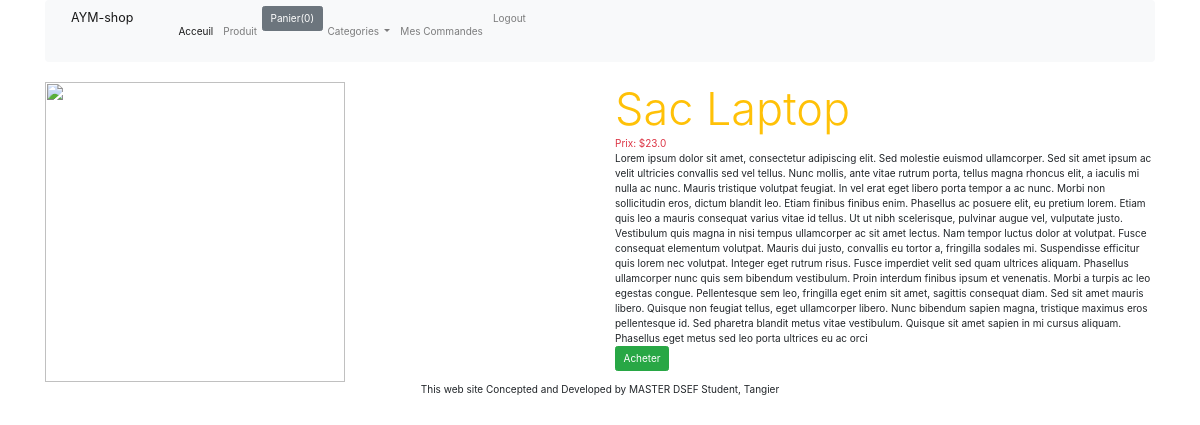
Screenshot of /1 (signed in) with the database file from the repository.
### shop/models.py (models this page shows, shortened)
class Product(models.Model):
    title = models.CharField(max_length=200)
    price = models.FloatField()
    description = models.TextField()
    category = models.ForeignKey(Category, related_name='category', on_delete=models.CASCADE)
    image = models.CharField(max_length=5000)
    date_added = models.DateTimeField(auto_now=True)
    class Meta:
        ordering = ['-date_added']

### shop/views.py (the view)
# urls.py: path('<int:myid>', detail, name="detail"),
def detail(request, myid):
    product_object = Product.objects.get(id=myid)
    return render(request, 'shop/detail.html', {'product': product_object})

### shop/context_processors.py (called while the page is built)
def categories_processor(request):
    categories = Category.objects.all()
    return {'categories': categories}

### shop/templates/shop/detail.html
{% extends 'shop/base.html' %}
{% block content %}
    <div class="row">
        <div class="col-md-6">
            <div>
                <img src="{{ product.image }}" width="300px" height="300px" alt="">
            </div>
        </div>
        <div class="col-md-6">
            <div class="text-warning display-3">
                {{ product.title }}
            </div>
            <div class="text-danger ">
                Prix: ${{ product.price }}
            </div>
            <div>
                {{ product.description }}
            </div>
            <a href="#"><button class="btn btn-success">Acheter</button></a>
        </div>
    </div>
{% endblock %}

### rows the page displays
Product: title "Sac Laptop", price "23.0", description "Lorem ipsum dolor sit amet, consectetur adipiscing elit. Sed molestie euismod ullamcorper. Sed sit amet ipsum ac velit ultricies convallis sed vel tellus. Nunc mollis, ante vitae rutrum porta, tellus magna rhoncus elit, a iaculis mi nulla ac nunc. Mauris tristique volutpat feugiat. In vel erat eget libero porta tempor a ac nunc. Morbi non sollicitudin eros, dictum blandit leo. Etiam finibus finibus enim. Phasellus ac posuere elit, eu pretium lorem. Etiam quis leo a mauris consequat varius vitae id tellus. Ut ut nibh scelerisque, pulvinar augue vel, vulputate justo. Vestibulum quis magna in nisi tempus ullamcorper ac sit amet lectus. Nam tempor luctus dolor at volutpat. Fusce consequat…"
